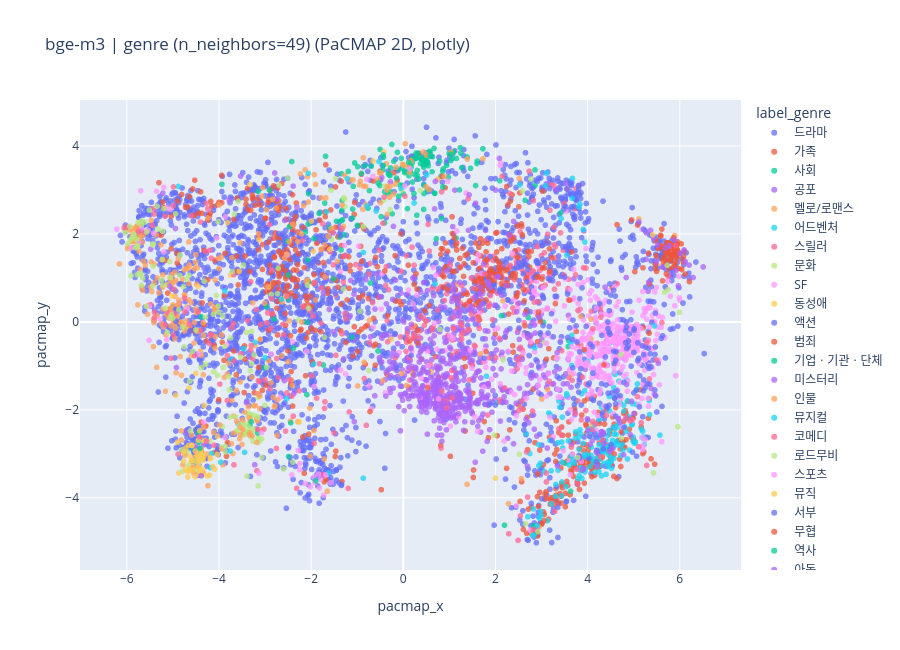
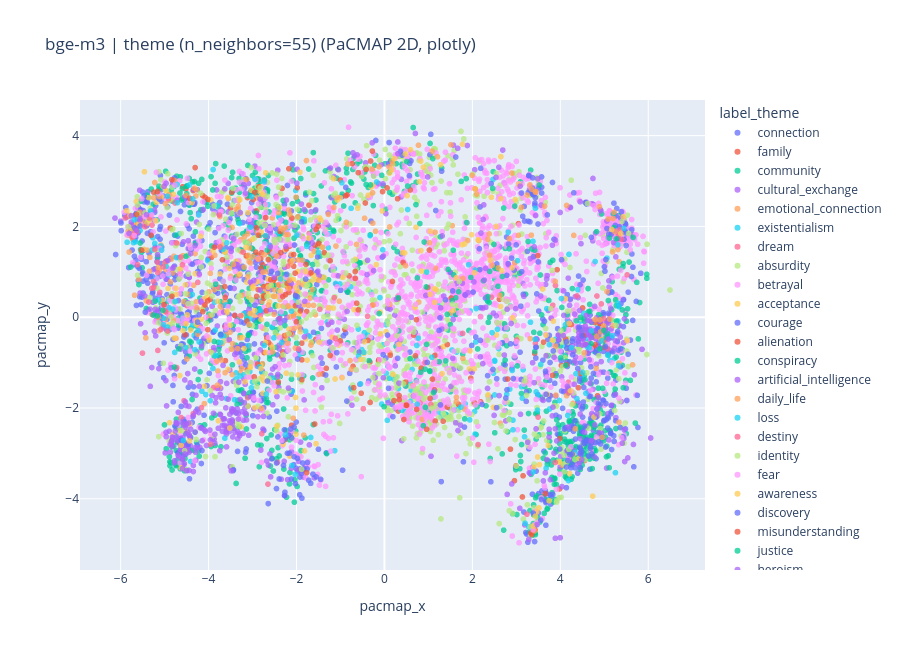
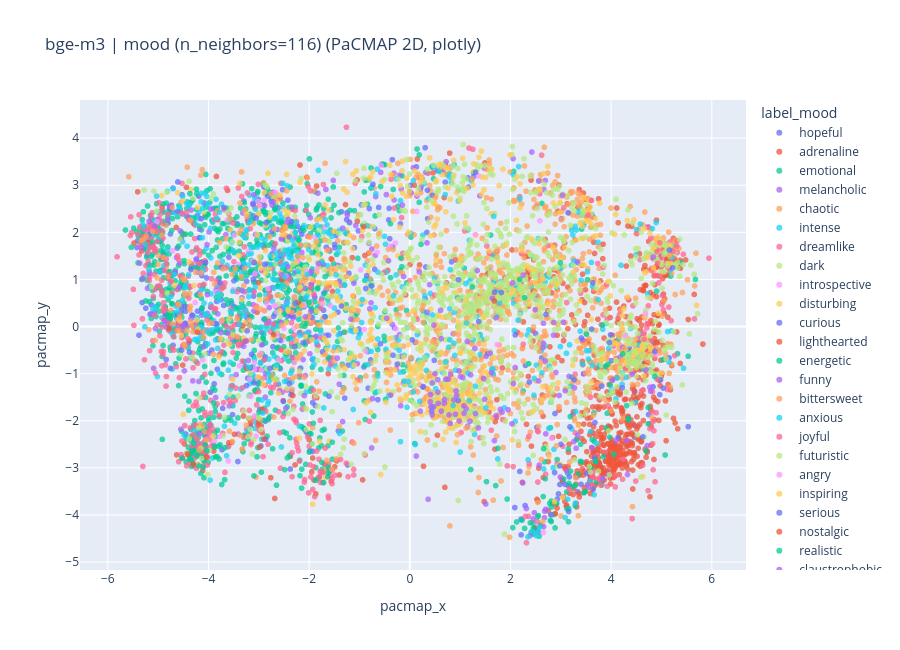
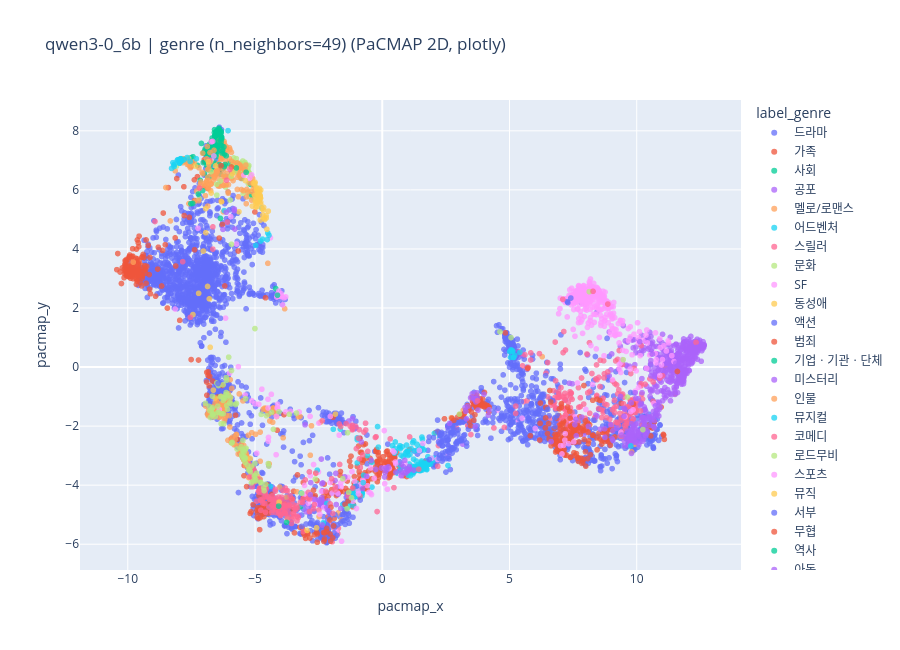

Notebook cell for these charts, in order:
### Markdown cell above
## 리포트 해석 가이드

- **Silhouette (cosine)**: -1~1, 1에 가까울수록 동일 라벨끼리 응집·이질 라벨과 분리가 잘 됨. (원본 임베딩 공간 기준)
- **Calinski-Harabasz**: 값이 클수록 군집 간 분산 대비 군집 내 분산이 작음.
- **Davies-Bouldin**: 값이 작을수록 군집 품질이 좋음.
- **PaCMAP**: 전역·지역 구조를 함께 보존하는 차원 축소. `n_neighbors`는 라벨별 클래스 수·중위 클래스 크기에 따라 자동 산출합니다 (`median_class_size × 2`, 10~200 범위).
- 라벨은 배열의 **대표값(primary, 사전순 첫 항목)** 으로 색상을 지정했습니다.
- `theme` 축은 ontology의 `themes` 필드이며, 요청하신 category에 해당합니다.

### Code cell
for model_name in sorted(pacmap_cache):
    print("\n" + "=" * 80)
    print(f"MODEL: {model_name}")
    print("=" * 80)

    for label_name, (_, label_col) in LABEL_TYPES.items():
        vis_2d = pacmap_cache[model_name][label_name]["2d"]
        vis_3d = pacmap_cache[model_name][label_name]["3d"]
        n_neighbors = neighbor_df.loc[
            (neighbor_df["model"] == model_name) & (neighbor_df["label_type"] == label_name),
            "n_neighbors",
        ].iloc[0]

        title_base = f"{model_name} | {label_name} (n_neighbors={n_neighbors})"

        # print(f"\n--- {label_name.upper()} | Matplotlib 2D ---")
        # plot_matplotlib_2d(vis_2d, label_col, f"{title_base} (PaCMAP 2D, matplotlib)")

        # print(f"--- {label_name.upper()} | Matplotlib 3D ---")
        # plot_matplotlib_3d(vis_3d, label_col, f"{title_base} (PaCMAP 3D, matplotlib)")

        print(f"--- {label_name.upper()} | Plotly 2D ---")
        plot_plotly_2d(vis_2d, label_col, f"{title_base} (PaCMAP 2D, plotly)")

        # print(f"--- {label_name.upper()} | Plotly 3D ---")
        # plot_plotly_3d(vis_3d, label_col, f"{title_base} (PaCMAP 3D, plotly)")
